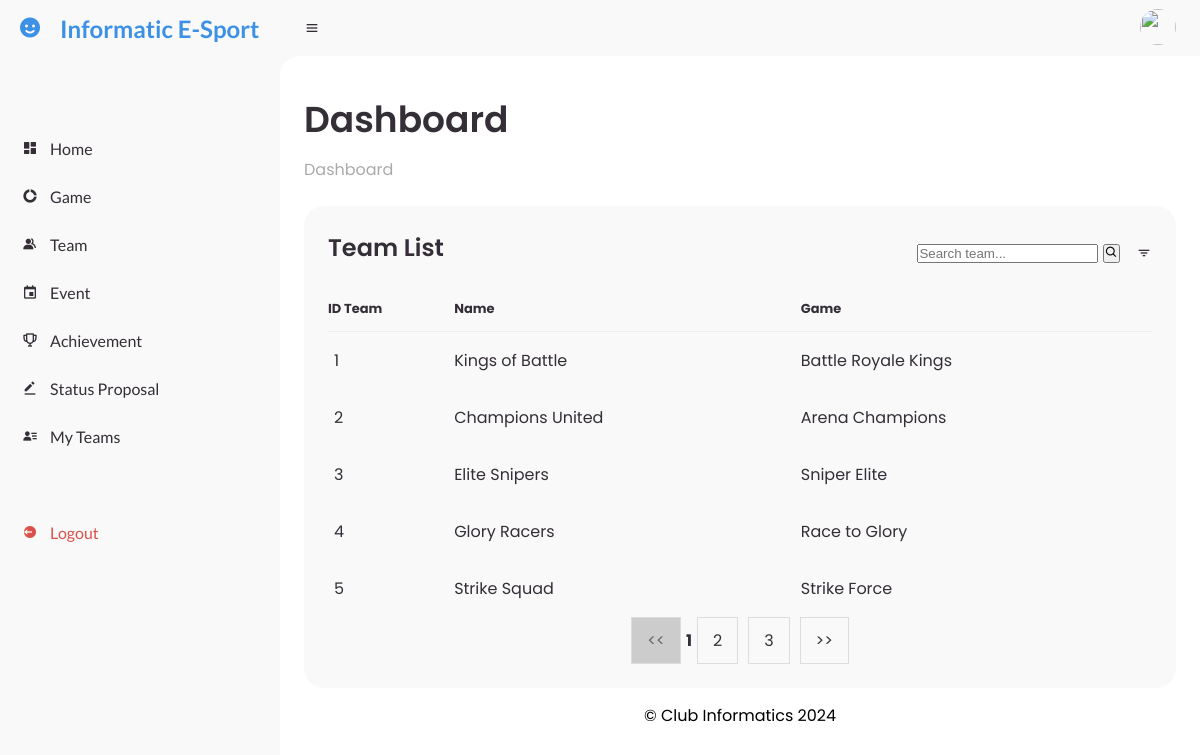
The app's page /member/index.php with its own data.
### tables this page shows
CREATE TABLE `team` (
  `idteam` int(11) NOT NULL,
  `idgame` int(11) NOT NULL,
  `name` varchar(45) DEFAULT NULL,
  `imgPath` varchar(500) DEFAULT NULL
);

CREATE TABLE `game` (
  `idgame` int(11) NOT NULL,
  `name` varchar(45) DEFAULT NULL,
  `description` varchar(200) DEFAULT NULL
);

### class/classTeam.php (called while the page is built, shortened)
<?php
class Team
{
    private $teamId;
    private $teamName;
    private $gameId;
    public function __construct($conn, $teamId = null, $teamName = null, $gameId = null, $imgPath = null)
    {
        $this->teamId = $teamId;
        $this->teamName = $teamName;
        $this->gameId = $gameId;
    }
    public function getTeamId()
    {
        return $this->teamId;
    }
    public function getTeamName()
    {
        return $this->teamName;
    }
    public function getGameId()
    {
        return $this->gameId;
    }
    public static function getAllTeamsWithPaging($koneksi, $page = 1, $limit = 5, $search = "")
    {
        $offset = ($page - 1) * $limit;
        $search = "%" . $search . "%";
        $stmt = $koneksi->prepare("
            SELECT t.idteam, g.name as game_name, t.name as team_name, t.imgPath
            FROM team as t
            INNER JOIN game as g ON t.idgame = g.idgame
            WHERE t.name LIKE ?
            LIMIT ?, ?
        ");
        $stmt->bind_param("sii", $search, $offset, $limit);
        $stmt->execute();
        $result = $stmt->get_result();
        $teams = [];
        while ($row = $result->fetch_assoc()) {
            $team = new Team($koneksi, $row['idteam'],  $row['team_name'], $row['game_name'], $row['imgPath']);
            $teams[] = $team;
        }
        return $teams;
    }
}

### member/index.php (the view, shortened to what this page needs)
<?php
require_once "../service/config.php";
require_once('template/header.php');
require_once('template/sidebar.php');
require_once('template/navbar.php');
require_once('../class/classTeam.php');
$page = isset($_GET['page']) ? (int)$_GET['page'] : 1;
$limit = 5;
$search = isset($_GET['search']) ? $_GET['search'] : "";
$teams = Team::getAllTeamsWithPaging($koneksi, $page, $limit, $search);
$search_query = "%" . $search . "%";
$stmt = $koneksi->prepare("SELECT COUNT(*) AS total FROM team WHERE name LIKE ?");
$stmt->bind_param("s", $search_query);
$stmt->execute();
$total_teams_result = $stmt->get_result();
$total_teams = $total_teams_result->fetch_assoc()['total'];
?>
<main>
    <div class="head-title">
        <div class="left">
            <h1>Dashboard</h1>
            <ul class="breadcrumb">
                <li>
                    <a href="#">Dashboard</a>
                </li>
            </ul>
        </div>
    </div>
    <div class="table-data">
        <div class="order">
            <div class="head">
                <h3>Team List</h3>
                <form method="GET" action="">
                    <input type="text" name="search" placeholder="Search team..."
                        value="<?= isset($_GET['search']) ? htmlspecialchars($_GET['search']) : '' ?>" />
                    <button type="submit"><i class='bx bx-search'></i></button>
                </form>
                <i class='bx bx-filter'></i>
            </div>
            <table>
                <thead>
                    <tr>
                        <th>ID Team</th>
                        <th>Name</th>
                        <th>Game</th>
                    </tr>
                </thead>
                <tbody>
                    <?php
                    foreach ($teams as $team) {
                        echo "<tr>";
                        echo "<td>" . htmlspecialchars($team->getTeamId()) . "</td>";
                        echo "<td><p>" . htmlspecialchars($team->getTeamName()) . "</p></td>";
                        echo "<td>" . htmlspecialchars($team->getGameId()) . "</td>";
                        echo "</tr>";
                    }
                    ?>
                </tbody>
            </table>
            <div class="pagination" style="text-align: right;">
                <?php if ($total_teams > 0): ?>
                    <?php
                    if ($page > 1): ?>
                        <a href="?page=<?= $page - 1 ?>&search=<?= urlencode($search) ?>">
                            << </a>
                            <?php else: ?>
                                <a href="#" class="disabled">
                                    << </a>
                                    <?php endif; ?>
                                    <?php
                                    $max_hal = ceil($total_teams / $limit);
                                    $start_page = max(1, $page - 1);
                                    $end_page = min($max_hal, $start_page + 2);
                                    for ($hal = $start_page; $hal <= $end_page; $hal++): ?>
                                        <?php if ($hal == $page): ?>
                                            <b><?= $hal ?></b>
                                        <?php else: ?>
                                            <a href="?page=<?= $hal ?>&search=<?= urlencode($search) ?>"><?= $hal ?></a>
                                        <?php endif; ?>
                                    <?php endfor; ?>
                                    <?php if ($page < $max_hal): ?>
                                        <a href="?page=<?= $page + 1 ?>&search=<?= urlencode($search) ?>">>></a>
                                    <?php else: ?>
                                        <a href="#" class="disabled">>></a>
                                    <?php endif; ?>
                                <?php endif; ?>
            </div>
        </div>
    </div>
    <?php
    require_once('template/footer.php');
    ?>
</main>
</section>
</body>
</html>

### style.css (style rules this page uses)
* { margin: 0; padding: 0; box-sizing: border-box; }
.pagination { display: flex; justify-content: center; align-items: center; list-style: none; padding: 0; }
.pagination a { padding: 10px 15px; margin: 0 5px; border: 1px solid #ddd; text-decoration: none; color: #333; background-color: #f9f9f9; transition: background-color 0.3s; }
.pagination a.disabled { pointer-events: none; background-color: #ccc; color: #666; }
.head h3 { margin-bottom: 10px; }
a { text-decoration: none; }
li { list-style: none; }
:root { --poppins: 'Poppins', sans-serif; --lato: 'Lato', sans-serif; --light: #F9F9F9; --blue: #3C91E6; --light-blue: #CFE8FF; --grey: #eee; --dark-grey: #AAAAAA; --dark: #342E37; --red: #DB504A; --yellow: #FFCE26; --light-yellow: #FFF2C6; --orange: #FD7238; --light-orange: #FFE0D3; --green: #66dc17; }
html { overflow-x: hidden; }
#content main { width: 100%; padding: 36px 24px; font-family: var(--poppins); max-height: calc(100vh - 56px); overflow-y: auto; }
#content main .head-title { display: flex; align-items: center; justify-content: space-between; grid-gap: 16px; flex-wrap: wrap; }
#content main .head-title .left h1 { font-size: 36px; font-weight: 600; margin-bottom: 10px; color: var(--dark); }
#content main .head-title .left .breadcrumb { display: flex; align-items: center; grid-gap: 16px; }
#content main .head-title .left .breadcrumb li { color: var(--dark); }
#content main .head-title .left .breadcrumb li a { color: var(--dark-grey); pointer-events: none; }
#content main .table-data { display: flex; flex-wrap: wrap; grid-gap: 24px; margin-top: 24px; width: 100%; color: var(--dark); }
#content main .table-data>div { border-radius: 20px; background: var(--light); padding: 24px; overflow-x: auto; }
#content main .table-data .head { display: flex; align-items: center; grid-gap: 16px; margin-bottom: 24px; }
#content main .table-data .head h3 { margin-right: auto; font-size: 24px; font-weight: 600; }
#content main .table-data .head .bx { cursor: pointer; }
#content main .table-data .order { flex-grow: 1; flex-basis: 500px; }
#content main .table-data .order table { width: 100%; border-collapse: collapse; }
#content main .table-data .order table th { padding-bottom: 12px; font-size: 13px; text-align: left; border-bottom: 1px solid var(--grey); }
#content main .table-data .order table td { padding: 16px 0; }
#content main .table-data .order table tr td:first-child { display: flex; align-items: center; grid-gap: 12px; padding-left: 6px; }
.head-title { margin-bottom: 20px; }
.head-title h1 { font-size: 28px; font-weight: 600; color: #333; }
.table-data .order table td { vertical-align: top !important; }

### records on screen
team: idteam "1", name "Kings of Battle", idgame.name "Battle Royale Kings"
team: idteam "2", name "Champions United", idgame.name "Arena Champions"
team: idteam "3", name "Elite Snipers", idgame.name "Sniper Elite"
team: idteam "4", name "Glory Racers", idgame.name "Race to Glory"
team: idteam "5", name "Strike Squad", idgame.name "Strike Force"
